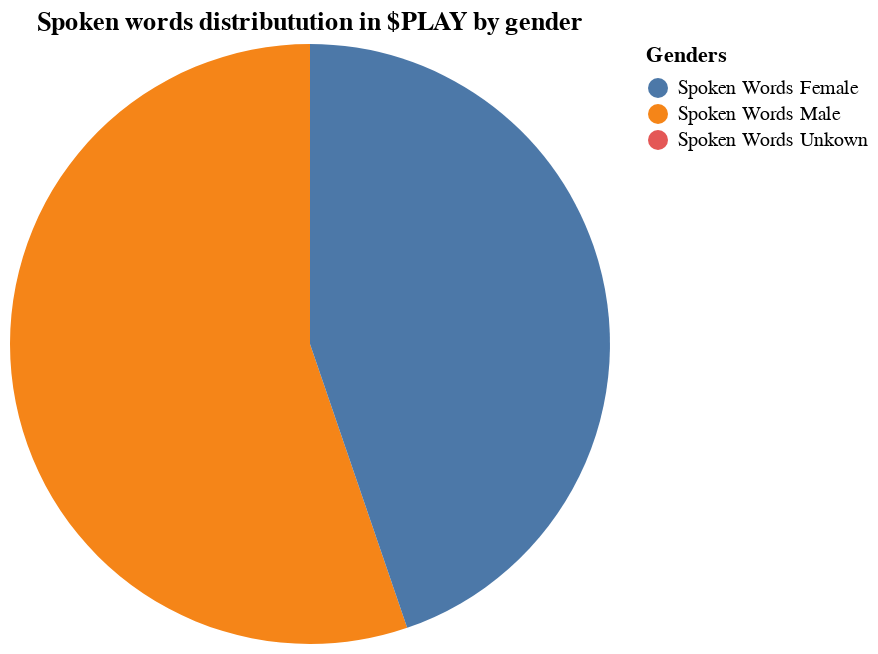

Write notebook code for a chart like this one.
### Code cell
# Pie Chart Spoken words by gender
# 1. aggregate num. of spoken words by gender
coOGraphML = play.graphml()
coOGrapNX = nx.parse_graphml(coOGraphML,force_multigraph=True)
femaleWords = 0
maleWords = 0
unknownWords = 0
for nodeitterator in coOGrapNX.nodes: 
    node = coOGrapNX.nodes[nodeitterator]
    if node['Gender'] == 'FEMALE':
       femaleWords += node['Number of spoken words']
    elif node['Gender'] == 'MALE':
       maleWords += node['Number of spoken words']
    elif node['Gender'] == 'UNKNOWN':
       unknownWords += node['Number of spoken words']

spokenwordList = [maleWords,femaleWords,unknownWords] # odering the same way the gender of the speaker are in the metadata

# altair pie chart 
spokenwordListAlt = pd.DataFrame({'Genders':['Spoken Words Male','Spoken Words Female','Spoken Words Unkown'], 'Words':spokenwordList})

spokenWordsGenderPieCharAlt=alt.Chart(spokenwordListAlt,title='Spoken words distributution in $PLAY by gender').mark_arc().encode(
    theta='Words',
    color='Genders:N'
)
spokenWordsGenderPieCharAlt #todo's add marks ie percentages,

### Figure 1 — Vega-Lite specification as saved in the notebook (floating-point values rounded to 4 significant figures)
{"config": {"view": {"continuousWidth": 300, "continuousHeight": 300}}, "data": {"name": "data-2cf47f404d612e6d16a44374dc9526ed"}, "mark": {"type": "arc"}, "encoding": {"color": {"field": "Genders", "type": "nominal"}, "theta": {"field": "Words", "type": "quantitative"}}, "title": "Spoken words distributution in $PLAY by gender", "$schema": "https://vega.github.io/schema/vega-lite/v5.15.1.json", "datasets": {"data-2cf47f404d612e6d16a44374dc9526ed": [{"Genders": "Spoken Words Male", "Words": 15053}, {"Genders": "Spoken Words Female", "Words": 12192}, {"Genders": "Spoken Words Unkown", "Words": 0}]}}
